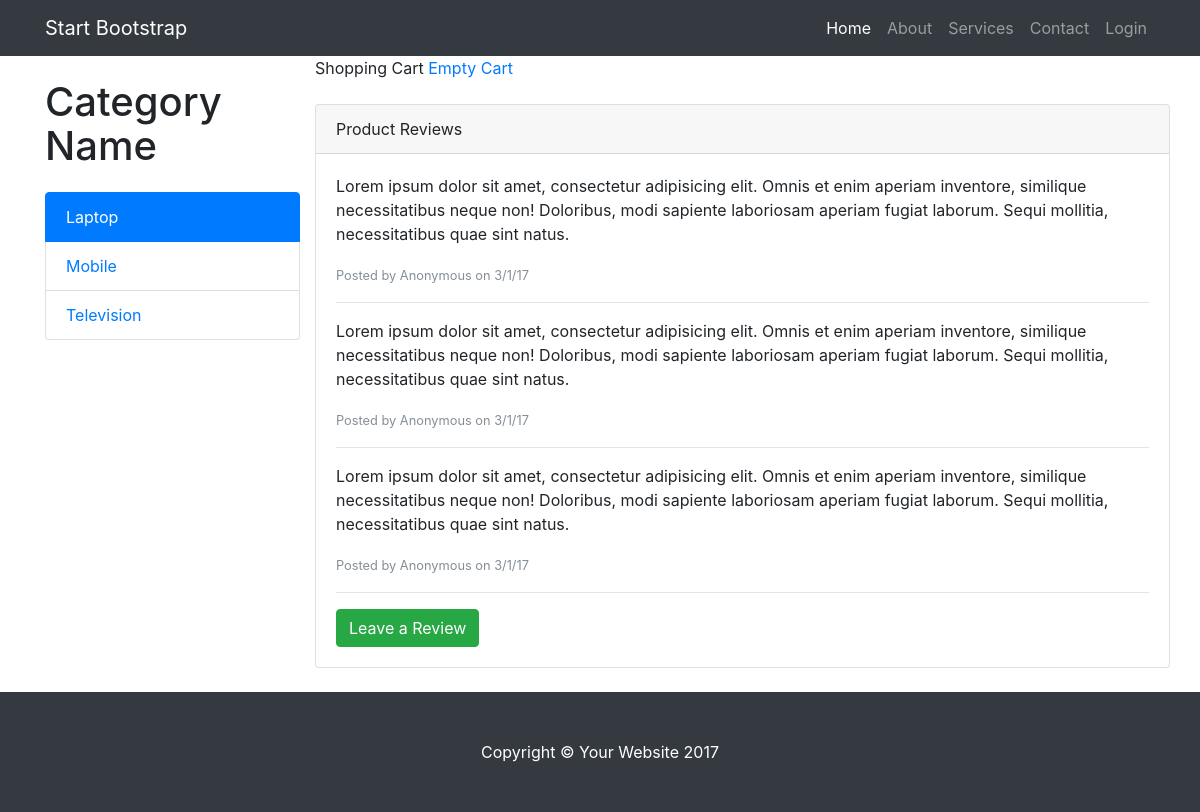
Screenshot of /onlineshop/show_cart.php with the database file from the repository.
### tables this page shows
CREATE TABLE `categories` (
  `id` int(11) NOT NULL,
  `category_name` varchar(50) NOT NULL,
  `category_details` varchar(100) NOT NULL
);

### onlineshop/show_cart.php (the view, shortened to what this page needs)
<?php
include("connect.php");
?>
<!DOCTYPE html>
<html lang="en">
  <head>
    <link href="vendor/bootstrap/css/bootstrap.min.css" rel="stylesheet">
    <link href="css/shop-item.css" rel="stylesheet">
  </head>
  <body>
    <nav class="navbar navbar-expand-lg navbar-dark bg-dark fixed-top">
      <div class="container">
        <a class="navbar-brand" href="#">Start Bootstrap</a>
        <div class="collapse navbar-collapse" id="navbarResponsive">
          <ul class="navbar-nav ml-auto">
            <li class="nav-item active">
              <a class="nav-link" href="#">Home
              </a>
            </li>
            <li class="nav-item">
              <a class="nav-link" href="#">About</a>
            </li>
            <li class="nav-item">
              <a class="nav-link" href="#">Services</a>
            </li>
            <li class="nav-item">
              <a class="nav-link" href="#">Contact</a>
            </li>
            <li class="nav-item">
              <a class="nav-link" href="login.php">Login</a>
            </li>
          </ul>
        </div>
      </div>
    </nav>
    <div class="container">
      <div class="row">
        <div class="col-lg-3">
          <h1 class="my-4">Category Name</h1>
          <div class="list-group">
            <?php
          $sql = "SELECT categories.* FROM categories LEFT JOIN products on products.product_category=categories.id WHERE products.product_status =1  GROUP BY products.product_category ORDER BY categories.category_name";
          $result = mysqli_query($con,$sql);
        ?>
        <?php
                $i = 0;
                while($row = mysqli_fetch_assoc($result))
                  {
                    if($i==0)
                    {
                      ?>
                      <a href="show_category.php?id=<?php echo $row['id']; ?>" class="list-group-item active" target="_blank"><?php echo $row['category_name']; ?></a>
                      <?php
                    }
                    else
                    {
                      ?>
                      <a href="show_category.php?id=<?php echo $row['id']; ?>" class="list-group-item" target="_blank"><?php echo $row['category_name']; ?></a>
                      <?php
                    }
                   ?>
                   <?php
                   $i++;
                  }
                  ?>
          </div>
        </div>
        <div class="col-lg-9">
          <div class="row">
        <div id="shopping-cart">
          <div class="txt-heading">Shopping Cart <a id="btnEmpty" href="cart_submit.php?action=empty">Empty Cart</a></div>
          </div>
          <div class="card card-outline-secondary my-4">
            <div class="card-header">
              Product Reviews
            </div>
            <div class="card-body">
              <p>Lorem ipsum dolor sit amet, consectetur adipisicing elit. Omnis et enim aperiam inventore, similique necessitatibus neque non! Doloribus, modi sapiente laboriosam aperiam fugiat laborum. Sequi mollitia, necessitatibus quae sint natus.</p>
              <small class="text-muted">Posted by Anonymous on 3/1/17</small>
              <hr>
              <p>Lorem ipsum dolor sit amet, consectetur adipisicing elit. Omnis et enim aperiam inventore, similique necessitatibus neque non! Doloribus, modi sapiente laboriosam aperiam fugiat laborum. Sequi mollitia, necessitatibus quae sint natus.</p>
              <small class="text-muted">Posted by Anonymous on 3/1/17</small>
              <hr>
              <p>Lorem ipsum dolor sit amet, consectetur adipisicing elit. Omnis et enim aperiam inventore, similique necessitatibus neque non! Doloribus, modi sapiente laboriosam aperiam fugiat laborum. Sequi mollitia, necessitatibus quae sint natus.</p>
              <small class="text-muted">Posted by Anonymous on 3/1/17</small>
              <hr>
              <a href="#" class="btn btn-success">Leave a Review</a>
            </div>
          </div>
          </div>
        </div>
      </div>
    </div>
    <footer class="py-5 bg-dark">
      <div class="container">
        <p class="m-0 text-center text-white">Copyright &copy; Your Website 2017</p>
      </div>
    </footer>
  </body>
</html>

### onlineshop/css/shop-item.css (style rules this page uses)
body { padding-top: 54px; }
@media (min-width: 992px) { body { padding-top: 56px; } }

### rows the page displays
categories: category_name "Laptop"
categories: category_name "Mobile"
categories: category_name "Television"
